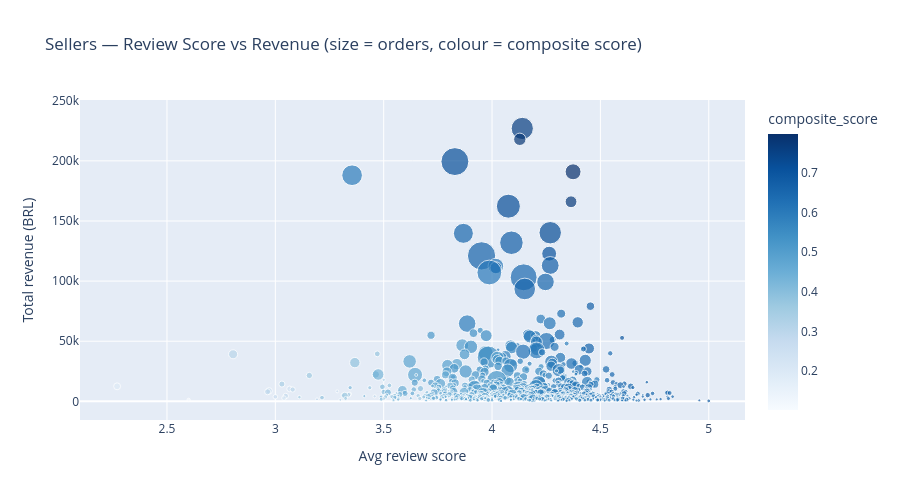

The cell this chart's notebook holds for it:
### Code cell
fig3 = px.scatter(
    df_score,
    x="orig_review",
    y="orig_revenue",
    size="orig_orders",
    color="composite_score",
    color_continuous_scale="Blues",
    hover_data=["seller_id_disp","seller_state","orig_on_time"],
    title="Sellers — Review Score vs Revenue (size = orders, colour = composite score)",
    labels={"orig_review":  "Avg review score",
            "orig_revenue": "Total revenue (BRL)",
            "orig_orders":  "Total orders"}
)
fig3.update_layout(height=500)
fig3.show()

### Figure 1 — Plotly figure (JSON) as saved in the notebook; plotly's stock layout.template omitted (floating-point values rounded to 4 significant figures; data arrays with more than 128 entries replaced by an {"elided": "..."} marker saying what was removed)
{"data": [{"customdata": {"elided": "804x3 mixed values"}, "hovertemplate": "Avg review score=%{x}<br>Total revenue (BRL)=%{y}<br>Total orders=%{marker.size}<br>seller_id_disp=%{customdata[0]}<br>seller_state=%{customdata[1]}<br>orig_on_time=%{customdata[2]}<br>composite_score=%{marker.color}<extra></extra>", "legendgroup": "", "marker": {"color": {"elided": "804 float values"}, "coloraxis": "coloraxis", "size": {"elided": "804 int values"}, "sizemode": "area", "sizeref": 4.548, "symbol": "circle"}, "mode": "markers", "name": "", "orientation": "v", "showlegend": false, "type": "scatter", "x": {"elided": "804 float values"}, "xaxis": "x", "y": {"elided": "804 float values"}, "yaxis": "y"}], "layout": {"coloraxis": {"colorbar": {"title": {"text": "composite_score"}}, "colorscale": [[0, "rgb(247,251,255)"], [0.125, "rgb(222,235,247)"], [0.25, "rgb(198,219,239)"], [0.375, "rgb(158,202,225)"], [0.5, "rgb(107,174,214)"], [0.625, "rgb(66,146,198)"], [0.75, "rgb(33,113,181)"], [0.875, "rgb(8,81,156)"], [1, "rgb(8,48,107)"]]}, "height": 500, "legend": {"itemsizing": "constant", "tracegroupgap": 0}, "title": {"text": "Sellers — Review Score vs Revenue (size = orders, colour = composite score)"}, "xaxis": {"anchor": "y", "domain": [0, 1], "title": {"text": "Avg review score"}}, "yaxis": {"anchor": "x", "domain": [0, 1], "title": {"text": "Total revenue (BRL)"}}}}
